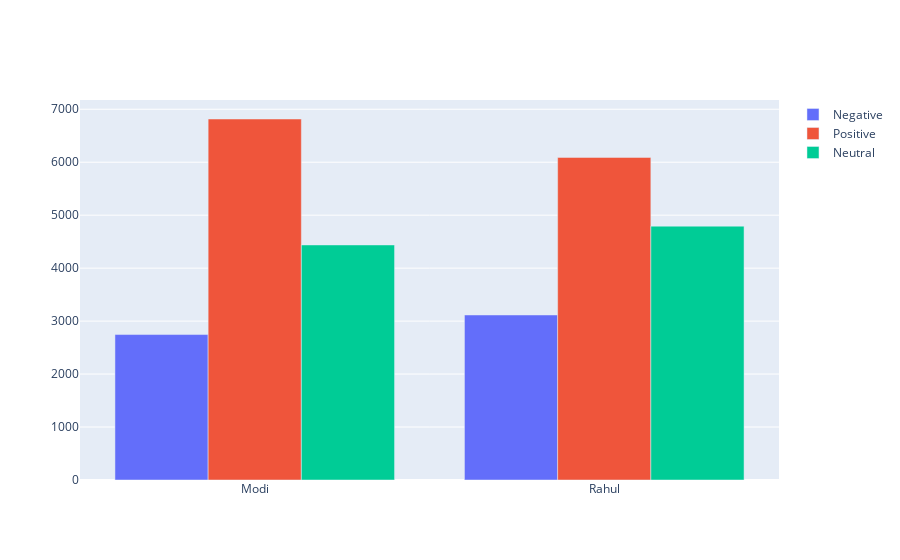

Notebook source saved alongside this figure:
### Code cell
politicians = ['Modi','Rahul']

neg_list = [modi_neg_rate, rahul_neg_rate]
pos_list = [modi_pos_rate, rahul_pos_rate]
neut_list = [modi_neut_rate, rahul_neut_rate]


fig = go.Figure(
data = [
    go.Bar(name='Negative',x=politicians,y=neg_list),
    go.Bar(name='Positive',x=politicians,y=pos_list),
    go.Bar(name='Neutral',x=politicians,y=neut_list)
]
)
fig.update_layout(barmode='group')
fig.show()

### Figure 1 — Plotly figure (JSON) as saved in the notebook; plotly's stock layout.template omitted (floating-point values rounded to 4 significant figures)
{"data": [{"name": "Negative", "type": "bar", "x": ["Modi", "Rahul"], "y": [2746, 3116]}, {"name": "Positive", "type": "bar", "x": ["Modi", "Rahul"], "y": [6816, 6091]}, {"name": "Neutral", "type": "bar", "x": ["Modi", "Rahul"], "y": [4438, 4793]}], "layout": {"barmode": "group"}}
